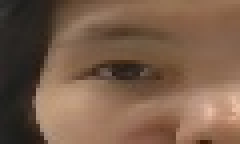
#> input picture dataset/person1/1_00.jpg, 60 x 36 px, found by its file name (shown 4 times larger); its folder holds only this picture in this run
$ python collect_faces.py
#> lines starting #> are read from the running program, lines starting #| are printed output that depends on the picture
#> further down, image is the input picture: shape (36, 60, 3); mean B, G, R 73.7, 93.4, 121.4
import cv2
import numpy as np
import os
import pickle
from skimage.feature import hog, local_binary_pattern

def extract_features_from_roi(roi):
    gray = cv2.cvtColor(roi, cv2.COLOR_BGR2GRAY)
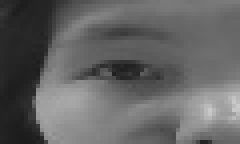
#> gray: shape (36, 60) (shown 4 times larger); min 27, max 202, mean 99.5
    gray = cv2.resize(gray, (60, 36))

    # Нормализация освещения
    gray = cv2.equalizeHist(gray)
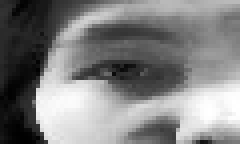
#> gray: shape (36, 60) (shown 4 times larger); min 0, max 255, mean 128.7

    hog_feat = hog(gray, pixels_per_cell=(8, 8), cells_per_block=(2, 2),
                   visualize=False, feature_vector=True)
#> hog_feat = 648 values, max 0.373 at index 441, min 0 at index 14, mean 0.122
    lbp = local_binary_pattern(gray, P=8, R=1, method="uniform")
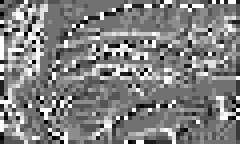
#> lbp: shape (36, 60) float64 (shown 4 times larger); min 0, max 9, mean 4.55; drawn with min black and max white
    lbp_hist, _ = np.histogram(lbp.ravel(), bins=np.arange(0, 11), density=True)
#> lbp_hist = [0.0227, 0.0495, 0.0421, 0.152, 0.305, 0.199, 0.0606, 0.0449, 0.0472, 0.0773]

    return np.concatenate([hog_feat, lbp_hist])

# Папка с данными
dataset_path = "dataset"
features = []
labels = []

# Проходим по папкам person1, person2, etc.
for person_folder in os.listdir(dataset_path):
    person_path = os.path.join(dataset_path, person_folder)
    if os.path.isdir(person_path):
        label = int(person_folder.replace("person", "")) - 1  # person1 -> 0, person2 -> 1, etc.

        for image_file in os.listdir(person_path):
            if image_file.endswith(".jpg"):
                image_path = os.path.join(person_path, image_file)
                image = cv2.imread(image_path)
                if image is None:
                    continue

                # Поскольку изображения уже ROI глаз, извлекаем признаки напрямую
                feat = extract_features_from_roi(image)
#> feat = 658 values, max 0.373 at index 441, min 0 at index 14, mean 0.122
                features.append(feat)
                labels.append(label)

# Сохраняем признаки и метки
with open("models/features.pkl", "wb") as f:
    pickle.dump({"features": np.vstack(features), "labels": np.array(labels)}, f)

print(f"Собрано {len(features)} образцов признаков из {len(set(labels))} человек.")
#| Собрано 1 образцов признаков из 1 человек.
